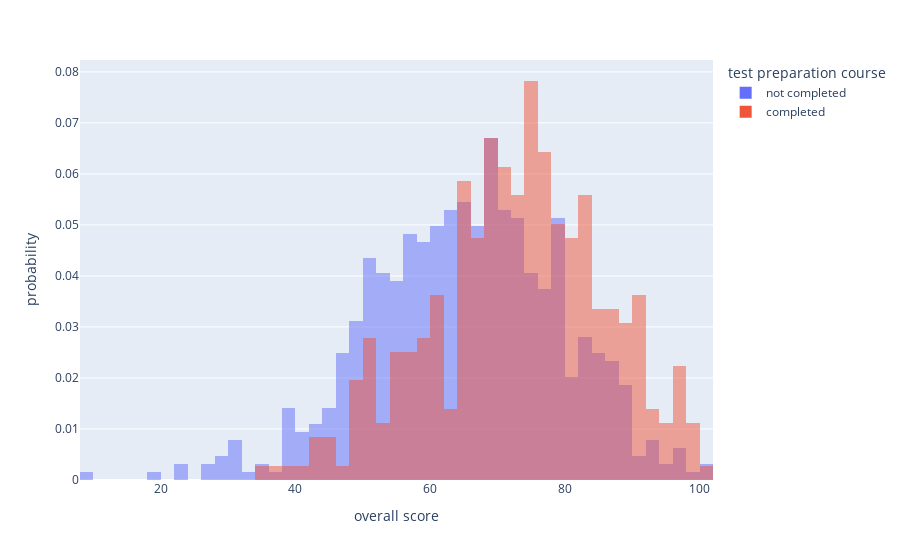

Notebook cell for this chart:
### Markdown cell above
this histogram shows the probability of given score based on whether the student completed the test preparation course or not

### Code cell
fig = px.histogram(df, x="overall score", histnorm='probability',color="test preparation course",barmode='overlay')
fig.show()

### Figure 1 — Plotly figure (JSON) as saved in the notebook; plotly's stock layout.template omitted (floating-point values rounded to 4 significant figures; data arrays with more than 128 entries replaced by an {"elided": "..."} marker saying what was removed)
{"data": [{"alignmentgroup": "True", "bingroup": "x", "histnorm": "probability", "hovertemplate": "test preparation course=not completed<br>overall score=%{x}<br>probability=%{y}<extra></extra>", "legendgroup": "not completed", "marker": {"color": "#636efa", "opacity": 0.5, "pattern": {"shape": ""}}, "name": "not completed", "offsetgroup": "not completed", "orientation": "v", "showlegend": true, "type": "histogram", "x": {"elided": "642 float values"}, "xaxis": "x", "yaxis": "y"}, {"alignmentgroup": "True", "bingroup": "x", "histnorm": "probability", "hovertemplate": "test preparation course=completed<br>overall score=%{x}<br>probability=%{y}<extra></extra>", "legendgroup": "completed", "marker": {"color": "#EF553B", "opacity": 0.5, "pattern": {"shape": ""}}, "name": "completed", "offsetgroup": "completed", "orientation": "v", "showlegend": true, "type": "histogram", "x": {"elided": "358 float values"}, "xaxis": "x", "yaxis": "y"}], "layout": {"barmode": "overlay", "legend": {"title": {"text": "test preparation course"}, "tracegroupgap": 0}, "margin": {"t": 60}, "xaxis": {"anchor": "y", "domain": [0, 1], "title": {"text": "overall score"}}, "yaxis": {"anchor": "x", "domain": [0, 1], "title": {"text": "probability"}}}}
